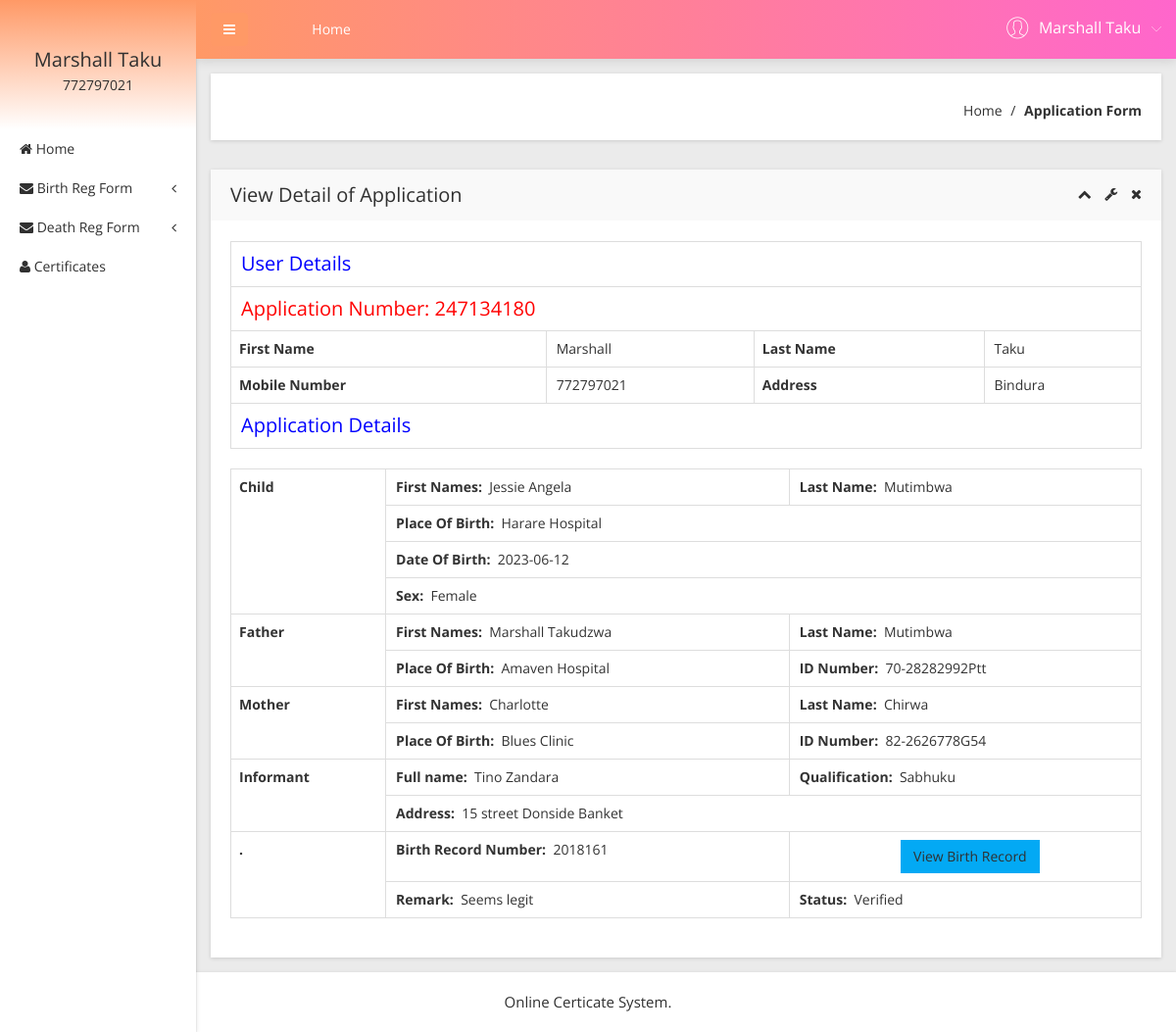
Page /obcs/user/view-application-detail.php?viewid=33 (signed in) on the committed database.
### tables this page shows
CREATE TABLE `tbluser` (
  `ID` int(10) NOT NULL,
  `FirstName` varchar(200) DEFAULT NULL,
  `LastName` varchar(200) DEFAULT NULL,
  `MobileNumber` bigint(10) DEFAULT NULL,
  `Address` mediumtext,
  `Password` varchar(200) NOT NULL,
  `RegDate` timestamp NULL DEFAULT CURRENT_TIMESTAMP
);

CREATE TABLE `tblapplication` (
  `ID` int(10) NOT NULL,
  `UserID` int(5) NOT NULL,
  `ApplicationID` varchar(200) DEFAULT NULL,
  `DateofBirth` varchar(200) DEFAULT NULL,
  `Gender` varchar(50) DEFAULT NULL,
  `ChildFirstNames` varchar(200) DEFAULT NULL,
  `PlaceofBirth` varchar(200) DEFAULT NULL,
  `FatherFirstNames` varchar(200) DEFAULT NULL,
  `MotherFirstNames` varchar(120) DEFAULT NULL,
  `childLastName` varchar(100) NOT NULL,
  `FatherLastName` varchar(100) NOT NULL,
  `FatherPob` varchar(100) NOT NULL,
  `FatherID` varchar(200) DEFAULT NULL,
  `Dateofapply` timestamp NULL DEFAULT CURRENT_TIMESTAMP,
  `Remark` varchar(200) DEFAULT NULL,
  `Status` varchar(50) DEFAULT NULL,
  `UpdationDate` timestamp NULL DEFAULT NULL ON UPDATE CURRENT_TIMESTAMP,
  `BirthRecordNo` int(50) DEFAULT NULL,
  `InformantAddress` varchar(100) DEFAULT NULL,
  `InformantQualification` varchar(100) DEFAULT NULL,
  `InformantName` varchar(50) DEFAULT NULL,
  `MotherLastName` varchar(50) DEFAULT NULL,
  `MotherID` varchar(50) DEFAULT NULL,
  `MotherPob` varchar(100) NOT NULL
);

### obcs/user/view-application-detail.php (the view, shortened to what this page needs)
<?php
include('includes/dbconnection.php');
if (strlen($_SESSION['obcsuid']==0)) {
  header('location:logout.php');
  } else{
  ?>
<!doctype html>
<html class="no-js" lang="en">
<head>
    <link rel="stylesheet" href="css/bootstrap.min.css">
    <link rel="stylesheet" href="css/font-awesome.min.css">
    <link rel="stylesheet" href="css/adminpro-custon-icon.css">
    <link rel="stylesheet" href="css/meanmenu.min.css">
    <link rel="stylesheet" href="css/jquery.mCustomScrollbar.min.css">
    <link rel="stylesheet" href="css/animate.css">
    <link rel="stylesheet" href="css/data-table/bootstrap-table.css">
    <link rel="stylesheet" href="css/data-table/bootstrap-editable.css">
    <link rel="stylesheet" href="css/normalize.css">
    <link rel="stylesheet" href="css/c3.min.css">
    <link rel="stylesheet" href="style.css">
    <link rel="stylesheet" href="css/responsive.css">
</head>
<body class="materialdesign">
    <div class="wrapper-pro">
      <?php include_once('includes/sidebar.php');?>
        <?php include_once('includes/header.php');?>
            <div class="breadcome-area mg-b-30 small-dn">
                <div class="container-fluid">
                    <div class="row">
                        <div class="col-lg-12">
                            <div class="breadcome-list shadow-reset">
                                <div class="row">
                                    <div class="col-lg-12">
                                        <ul class="breadcome-menu">
                                            <li><a href="dashboard.php">Home</a> <span class="bread-slash">/</span>
                                            </li>
                                            <li><span class="bread-blod">Application Form</span>
                                            </li>
                                        </ul>
                                    </div>
                                </div>
                            </div>
                        </div>
                    </div>
                </div>
            </div>
            <div class="data-table-area mg-b-15">
                <div class="container-fluid">
                    <div class="row">
                        <div class="col-lg-12">
                            <div class="sparkline13-list shadow-reset">
                                <div class="sparkline13-hd">
                                    <div class="main-sparkline13-hd">
                                        <h1>View <span class="table-project-n">Detail of</span> Application</h1>
                                        <div class="sparkline13-outline-icon">
                                            <span class="sparkline13-collapse-link"><i class="fa fa-chevron-up"></i></span>
                                            <span><i class="fa fa-wrench"></i></span>
                                            <span class="sparkline13-collapse-close"><i class="fa fa-times"></i></span>
                                        </div>
                                    </div>
                                </div>
                                <div class="sparkline13-graph">
                                    <div class="datatable-dashv1-list custom-datatable-overright">
                                         <?php
                               $vid=$_GET['viewid'];
$sql="SELECT tblapplication.*,tbluser.FirstName,tbluser.LastName,tbluser.MobileNumber,tbluser.Address from  tblapplication join  tbluser on tblapplication.UserID=tbluser.ID where tblapplication.ID=:vid";
$query = $dbh -> prepare($sql);
$query-> bindParam(':vid', $vid, PDO::PARAM_STR);
$query->execute();
$results=$query->fetchAll(PDO::FETCH_OBJ);
if($query->rowCount() > 0)
{
foreach($results as $row)
{    $_SESSION['BirthRecord'] = $row->BirthRecordNo;?>
                                <table border="1" class="table table-bordered">
 <tr align="center">
<td colspan="4" style="font-size:20px;color:blue">
 User Details</td></tr>
<tr align="center">
<td colspan="4" style="font-size:20px;color:red">
 Application Number:   <?php  echo $row->ApplicationID;?></td></tr>
    <tr>
    <th scope>First Name</th>
    <td><?php  echo $row->FirstName;?></td>
    <th scope>Last Name</th>
    <td><?php  echo $row->LastName;?></td>
  </tr>
  <tr>
    <th scope>Mobile Number</th>
    <td><?php  echo $row->MobileNumber;?></td>
    <th>Address</th>
    <td><?php  echo $row->Address;?></td>
  </tr>
<tr align="center">
<td colspan="4" style="font-size:20px;color:blue">
 Application Details</td></tr>
</table>
<table style="width:100%" border="1" class="table table-bordered">
 <tr>
    <th rowspan="5">Child</th>
        <tr><td><span class='bold'>First Names:&#160;&#160;</span><?php  echo $row->ChildFirstNames;?></td> <td><span class='bold'>Last Name:&#160;&#160;</span><?php  echo $row->childLastName;?></td></tr>
        <tr><td colspan="2"><span class='bold'>Place Of Birth:&#160;&#160;</span><?php  echo $row->PlaceofBirth;?></td></tr>
        <tr><td colspan="2"><span class='bold'>Date Of Birth:&#160;&#160;</span><?php  echo $row->DateofBirth;?></td></tr>
        <tr><td colspan="2"><span class='bold'>Sex:&#160;&#160;</span><?php  echo $row->Gender;?></td></tr>
 </tr>
 <tr>
    <th rowspan="3">Father</th>
    <tr><td><span class='bold'>First Names:&#160;&#160;</span><?php  echo $row->FatherFirstNames;?></td> <td><span class='bold'>Last Name:&#160;&#160;</span><?php  echo $row->FatherLastName;?></td></tr>
    <tr><td><span class='bold'>Place Of Birth:&#160;&#160;</span><?php  echo $row->FatherPob;?></td> <td><span class='bold'>ID Number:&#160;&#160;</span><?php  echo $row->FatherID;?></td></tr>
  </tr>
   <tr>
    <th rowspan="3">Mother</th>
    <tr><td><span class='bold'>First Names:&#160;&#160;</span><?php  echo $row->MotherFirstNames;?></td> <td><span class='bold'>Last Name:&#160;&#160;</span><?php  echo $row->MotherLastName;?></td></tr>
    <tr><td><span class='bold'>Place Of Birth:&#160;&#160;</span><?php  echo $row->MotherPob;?></td> <td><span class='bold'>ID Number:&#160;&#160;</span><?php  echo $row->MotherID;?></td></tr>
  </tr>
  <tr>
    <th rowspan="3">Informant</th>
    <tr><td><span class='bold'>Full name:&#160;&#160;</span><?php  echo $row->InformantName;?></td> <td><span class='bold'>Qualification:&#160;&#160;</span><?php  echo $row->InformantQualification;?></td></tr>
    <tr><td colspan="2"><span class='bold'>Address:&#160;&#160;</span><?php  echo $row->InformantAddress;?></td></tr>
  </tr>
  <tr>
    <th rowspan="3"> . </th>
    <tr>
        <td><span class='bold'>Birth Record Number:&#160;&#160;</span><?php  echo $row->BirthRecordNo;?></td>
        <td class="datatable-ct"><a href="view-birth-record-detail.php?viewid=<?php echo htmlentities ($row->ID);?>" class='btn btn-primary'>View Birth Record</a>
                                                    </td>
  </tr>
    <tr>
    <?php if($row->Remark==""){ ?>
                     <td><span class='bold'>Remark:&#160;&#160;</span><?php echo "Your apllication still pending"; ?></td>
<?php } else { ?>                  <td><span class='bold'>Remark:&#160;&#160;</span><?php  echo htmlentities($row->Remark);?>
                  </td>
                  <?php } ?>
    <?php if($row->Status==""){ ?>
                     <td><span class='bold'>Status:&#160;&#160;</span><?php echo "Pending"; ?></td>
<?php } else { ?>                  <td><span class='bold'>Status:&#160;&#160;</span><?php  echo htmlentities($row->Status);?>
                  </td></tr></tr>
                  <?php } ?>
  <?php }}?>
</table>
                                    </div>
                                </div>
                            </div>
                        </div>
                    </div>
                </div>
            </div>
        </div>
    </div>
  <?php include_once('includes/footer.php');?>
</body>
</html><?php }  ?>

### obcs/user/includes/sidebar.php (shortened to what this page needs)
<?php
include('includes/dbconnection.php');
if (strlen($_SESSION['obcsuid']==0)) {
  header('location:logout.php');
  } else{
  ?>
  <div class="left-sidebar-pro">
            <nav id="sidebar">
                <div class="sidebar-header">
                     <?php
$uid=$_SESSION['obcsuid'];
$sql="SELECT FirstName,LastName,MobileNumber from  tbluser where ID=:uid";
$query = $dbh -> prepare($sql);
$query->bindParam(':uid',$uid,PDO::PARAM_STR);
$query->execute();
$results=$query->fetchAll(PDO::FETCH_OBJ);
$cnt=1;
if($query->rowCount() > 0)
{
foreach($results as $row)
{               ?>
                    <h3><?php  echo $row->FirstName;?>  <?php  echo $row->LastName;?></h3>
                    <p><?php  echo $row->MobileNumber;?></p><?php $cnt=$cnt+1;}} ?>
                </div>
                <div class="left-custom-menu-adp-wrap">
                    <ul class="nav navbar-nav left-sidebar-menu-pro">
                        <li class="nav-item">
                            <a href="dashboard.php" role="button" aria-expanded="false"><i class="fa big-icon fa-home"></i> <span class="mini-dn">Home</span> </a>
                        </li>
                        <li class="nav-item"><a href="#" data-toggle="dropdown" role="button" aria-expanded="false" class="nav-link dropdown-toggle"><i class="fa big-icon fa-envelope"></i> <span class="mini-dn">Birth Reg Form</span> <span class="indicator-right-menu mini-dn"><i class="fa indicator-mn fa-angle-left"></i></span></a>
                        </li>
                        <li class="nav-item"><a href="#" data-toggle="dropdown" role="button" aria-expanded="false" class="nav-link dropdown-toggle"><i class="fa big-icon fa-envelope"></i> <span class="mini-dn">Death Reg Form</span> <span class="indicator-right-menu mini-dn"><i class="fa indicator-mn fa-angle-left"></i></span></a>
                        </li>
                       <li class="nav-item">
                            <a href="certificates-list.php" role="button" aria-expanded="false"><i class="fa big-icon fa-user"></i> <span class="mini-dn">Certificates</span> </a>
                        </li>
                    </ul>
                </div>
            </nav>
        </div><?php }  ?>

### obcs/user/includes/header.php (shortened to what this page needs)
       <?php
include('includes/dbconnection.php');
if (strlen($_SESSION['obcsuid']==0)) {
  header('location:logout.php');
  } else{
  ?>
 <div class="content-inner-all">
            <div class="header-top-area">
                <div class="fixed-header-top">
                    <div class="container-fluid">
                        <div class="row">
                            <div class="col-lg-1 col-md-6 col-sm-6 col-xs-12">
                                <button type="button" id="sidebarCollapse" class="btn bar-button-pro header-drl-controller-btn btn-info navbar-btn">
                                    <i class="fa fa-bars"></i>
                                </button>
                            </div>
                            <div class="col-lg-6 col-md-1 col-sm-1 col-xs-12">
                                <div class="header-top-menu tabl-d-n">
                                    <ul class="nav navbar-nav mai-top-nav">
                                        <li class="nav-item"><a href="dashboard.php" class="nav-link">Home</a>
                                        </li>
                                    </ul>
                                </div>
                            </div>
                            <div class="col-lg-5 col-md-5 col-sm-6 col-xs-12">
                                <div class="header-right-info">
                                    <ul class="nav navbar-nav mai-top-nav header-right-menu">
                                <?php
$uid=$_SESSION['obcsuid'];
$sql="SELECT FirstName,LastName,MobileNumber from  tbluser where ID=:uid";
$query = $dbh -> prepare($sql);
$query->bindParam(':uid',$uid,PDO::PARAM_STR);
$query->execute();
$results=$query->fetchAll(PDO::FETCH_OBJ);
$cnt=1;
if($query->rowCount() > 0)
{
foreach($results as $row)
{               ?>
                                        <li class="nav-item">
                                            <a href="#" data-toggle="dropdown" role="button" aria-expanded="false" class="nav-link dropdown-toggle">
                                                <span class="adminpro-icon adminpro-user-rounded header-riht-inf"></span>
                                                <span class="admin-name"><?php  echo $row->FirstName;?>  <?php  echo $row->LastName;?> </span>
                                                <span class="author-project-icon adminpro-icon adminpro-down-arrow"></span><?php $cnt=$cnt+1;}} ?>
                                            </a>
                                        </li>
                                    </ul>
                                </div>
                            </div>
                        </div>
                    </div>
                </div>
            </div><?php }  ?>

### obcs/user/view-application-detail.php (style rules this page uses)
table, th, td { border: 1px solid black; border-collapse: collapse; }
th, td { padding: 5px; text-align: left; }
.bold { font-weight: bold; }

### rows in the picture
tbluser: FirstName "Marshall", LastName "Taku", MobileNumber "772797021"
tblapplication: ApplicationID "247134180", UserID.FirstName "Marshall", UserID.LastName "Taku", UserID.MobileNumber "772797021", UserID.Address "Bindura", ChildFirstNames "Jessie Angela", childLastName "Mutimbwa", PlaceofBirth "Harare Hospital", DateofBirth "2023-06-12", Gender "Female", FatherFirstNames "Marshall Takudzwa", FatherLastName "Mutimbwa", FatherPob "Amaven Hospital", FatherID "70-28282992Ptt", MotherFirstNames "Charlotte", MotherLastName "Chirwa", MotherPob "Blues Clinic", MotherID "82-2626778G54", InformantName "Tino Zandara", InformantQualification "Sabhuku", InformantAddress "15 street Donside Banket", BirthRecordNo "2018161", Remark "Seems legit", Status "Verified"
